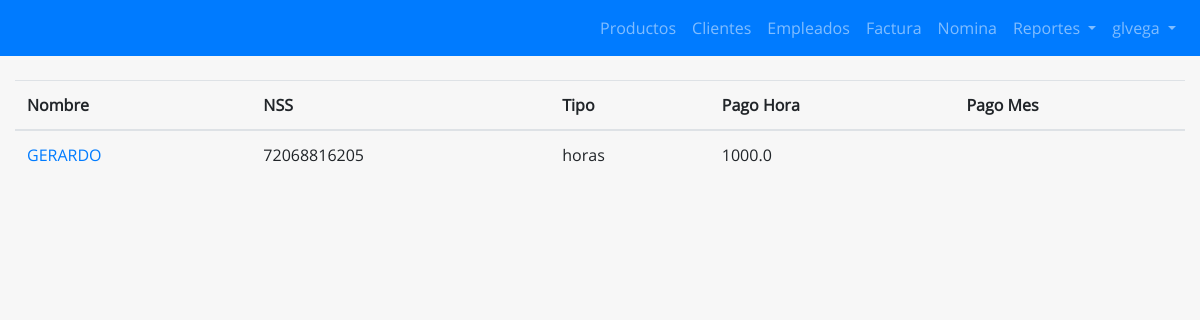
The page /empleados/ (signed in) on the database its author committed.
### main/models.py (models this page shows)
class Empleado(models.Model):
    TIPO_EMPLEADO = [
        ("salario", "Asalariado"),
        ("horas", "Por Hora"),
    ]
    nss = models.CharField(max_length=255)
    nombre = models.CharField(max_length=255)
    tipo = models.CharField(max_length=255, choices=TIPO_EMPLEADO)
    pago_hora = models.FloatField()
    pago_dia = models.FloatField()

### main/views.py (the view)
# urls.py: path('empleados/', views.empleados, name="empleados"),
def empleados(request):
    empleados = Empleado.objects.all()
    data = {
        "empleados" : empleados
    }
    return render(request, 'main/empleados.html', data)

### main/templates/main/empleados.html (shortened to what this page needs)
{% extends 'main/__base.html' %}
{% load static %}
{% block content %}
<div class="container-fluid">
  <br>
  <div class="row">
    <div class="col-12">
      <table class="table">
        <thead>
          <th>Nombre</th>
          <th>NSS</th>
          <th>Tipo</th>
          <th>Pago Hora</th>
          <th>Pago Mes</th>
        </thead>
        <tbody>
          {% for e in empleados%}
          <tr>
            <td>
              <a href="{% url 'empleado_editar' e.id %}">{{e.nombre}}</a>
            </td>
            <td>{{e.nss}}</td>
            <td>{{e.tipo}}</td>
            <td>{{e.pago_hora}}</td>
            <td>{{e.pago_mes}}</td>
          </tr>
          {% endfor %}
        </tbody>
      </table>
    </div>
  </div>
</div>
{% endblock %}

### main/templates/main/__base.html (shortened to what this page needs)
<!doctype html>
<html lang="es">
  <head>
  {% load static %}
    <link rel="stylesheet" href="{% static 'css/bootstrap.min.css' %}">
    <link rel="stylesheet" href="{% static 'css/lity.min.css' %}">
    <link rel="stylesheet" href="{% static 'css/bootstrap-table.css' %}">
    <link rel="stylesheet" href="{% static 'css/select2.min.css' %}">
    <link rel="stylesheet" href="{% static 'css/select2-bootstrap.css' %}">
    <link rel="stylesheet" href="{% static 'css/all.css' %}">
    <link rel="stylesheet" href="{% static 'css/progressbar.css' %}">
    <link rel="stylesheet" href="{% static 'css/index.css' %}">
  </head>
  <body>
{% block navbar %}
  <nav id="header" class="navbar sticky-top navbar-expand-lg navbar-dark bg-primary">
        <div class="collapse navbar-collapse" id="navbarTogglerDemo01">
          <ul class="navbar-nav ml-auto mt-2 mt-lg-0">
            {% if user.is_authenticated %}
            <li class="nav-item">
              <a class="nav-link" href="{% url 'productos' %}">Productos <span class="sr-only">(current)</span></a>
            </li>
            <li class="nav-item">
              <a class="nav-link" href="{% url 'clientes' %}">Clientes <span class="sr-only">(current)</span></a>
            </li>
            <li class="nav-item">
              <a class="nav-link" href="{% url 'empleados' %}">Empleados <span class="sr-only">(current)</span></a>
            </li>
            {% if user.is_superuser %}
            <li class="nav-item">
              <a class="nav-link" href="{% url 'factura_nueva' %}">Factura <span class="sr-only">(current)</span></a>
            </li>
            <li class="nav-item">
              <a class="nav-link" href="{% url 'nomina_nueva' %}">Nomina <span class="sr-only">(current)</span></a>
            </li>
            <li class="nav-item dropdown">
              <a class="nav-link dropdown-toggle" href="#" id="navbarDropdown" role="button" data-toggle="dropdown" aria-haspopup="true" aria-expanded="false">
                Reportes
              </a>
            </li>
            {% endif %}
            <li class="nav-item dropdown">
              <a class="nav-link dropdown-toggle" href="#" id="navbarDropdown" role="button" data-toggle="dropdown" aria-haspopup="true" aria-expanded="false">
                {{ request.user.username }}
              </a>
            </li>
            {% else %}
            <li class="nav-item">
              <a class="nav-link" href="/login">Acceder</a>
            </li>
            {% endif %}
          </ul>
        </div>
  </nav>
  {% endblock %}
  {% block content %}
  {% endblock %}
  </body>
</html>

### static/css/index.css (style rules this page uses)
html, body { font-family: "Open-Sans"; background-color: #f7f7f7 }

### rows shown on the page
Empleado: nombre "GERARDO", nss "72068816205", tipo "horas", pago_hora "1000.0"

### other values the page prints
{{ request.user.username }} "glvega"
